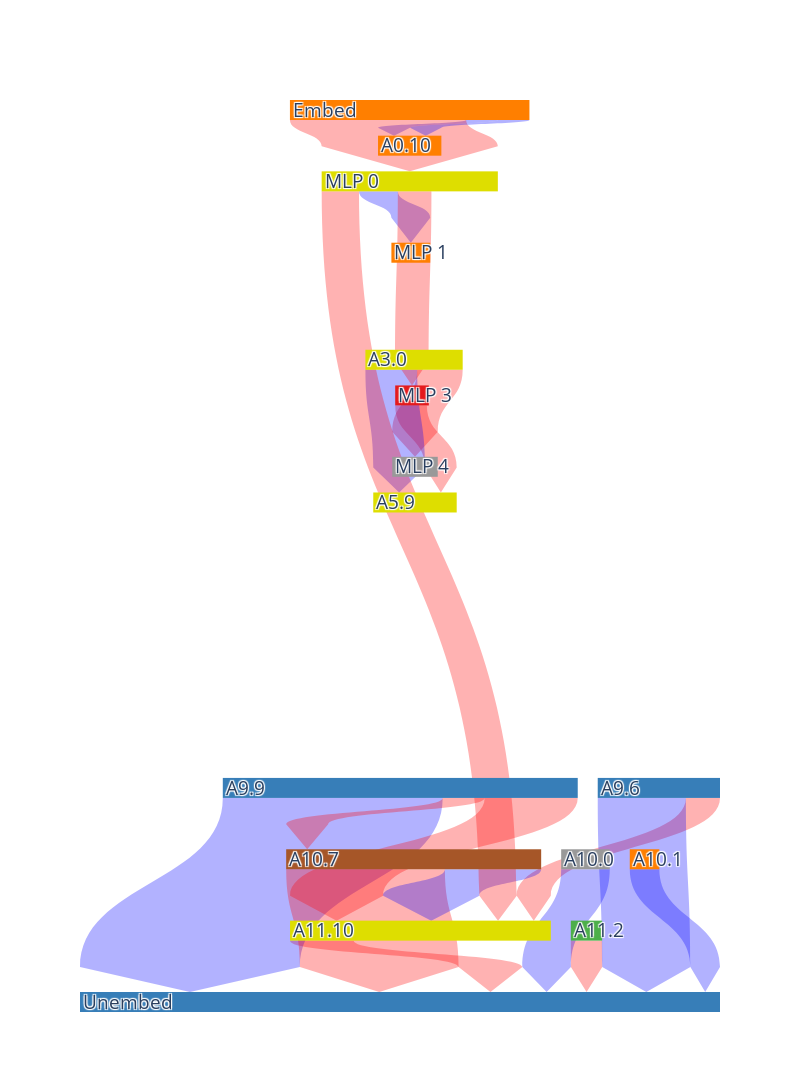

Here is the notebook cell this chart was saved with:
### Markdown cell above
# AutoCircuit algorithm

The [auto_circuit](https://github.com/UFO-101/auto-circuit) library is a companion of the paper [Transformer Circuit Faithfulness Metrics Are Not Robust](https://arxiv.org/pdf/2407.08734) by Miller et al. (2024). It introduces an automatic circuit discovery algorithm called [**Edge Patching**](https://www.lesswrong.com/posts/caZ3yR5GnzbZe2yJ3/how-to-do-patching-fast), which is an extension of the Attribution Patching algorithm to work at **edge granularity**—that is, it measures how the signal that flows *from one module of the Transformer into another* (e.g. `attn_out → mlp_in`). We compute an attribution score of an edge (see in `auto_circuit.prune_algos.mask_gradient_prune_scores`) by corrupting the output of the sender (or source) node `attn_out` and calculating the gradient of the receiver (or destination) node `mlp_in`. For a single edge $e$ we define the **edge-attribution score**: 

$$
\mathrm{attr}(e)\;=\;
\Bigl\langle
\underbrace{\frac{\partial \text{logit}}{\partial x_e}}_{\text{local sensitivity}},
\;
\underbrace{x_e^{\text{corr}}-x_e^{\text{clean}}}_{\text{patch difference}}
\Bigr\rangle ,
\tag{1}
$$

where  

* $x_e^{\text{clean}}$ is the activation on that edge clean forward pass,  
* $x_e^{\text{corr}}$ is the activation in a corrupted forward pass, and  

The attribution score of an edge is a scalar that says how much a specific connection (edge) helps or hurts the model’s answer—computed by taking the output-sensitivity (the gradient) at that edge and multiplying it by the difference between the edge’s corrupted and clean activations.

A **positive** edge-attribution score means restoring the clean activation raises the correct-token logit (the edge is *helpful*); a **negative** value means the edge pushes the model in the wrong (writes in the opposite) direction in the residual stream. For more information on how the edge attribution scores are computed see `auto_circuit.prune_algos.edge_attribution_patching_prune_scores`. 

---------

<details><summary>Edge Patching as a First-Order Taylor series:</summary>

In the paper Attribution Patching Outperforms Automated Circuit Discovery" [(Syed et al. (2023))](https://arxiv.org/abs/2310.10348), the authors introduced Edge Attribution Patching as a faster and better alternative to the ACDC algorithm [(Conmy et al., (2023)](https://arxiv.org/pdf/2304.14997) (which applies an iterative Path Patching algorithm by recursively removing edges in a top-down manner, starting from the furthest layers to the closest) which requires two forward passes per edge removal.

Let $L\bigl(x_e\bigr)$ be the scalar loss (or any monotone score of interest; Logit Diff or MSE) seen as a function of the edge activation $x_e$ while all other activations are kept at their corrupted values.  
Writing  
$$
\Delta x_e \;=\; x_e^{\text{corr}}-x_e^{\text{clean}},
$$
the **patched** loss is  
$$
\;L\bigl(x_e^{\text{clean}}+\Delta x_e\bigr).
$$


For small perturbations $\Delta x_e$ we expand $L$ around the clean point:

$$
L\bigl(x_e^{\text{clean}}+\Delta x_e\bigr)
=\;
L\bigl(x_e^{\text{clean}}\bigr)
+\;
\bigl\langle
  \nabla_{x_e}L\bigl|_{x_e^{\text{corr}}},
  \Delta x_e
\bigr\rangle
+\;
\mathcal{O}\!\bigl(\|\Delta x_e\|^{2}\bigr).
\tag{2}
$$

The term in angle brackets is exactly Eq. (1), because  
$\nabla_{x_e}L = \tfrac{\partial \text{logit}}{\partial x_e}$ for a logit-difference score.  
Therefore, up to first order,

$$
\boxed{%
\Delta L
\;=\;
L_{\text{corr}}-L_{\text{clean}}
\;\approx\;
\mathrm{attr}(e)
}\;.
$$

Higher-order (quadratic and cubic) terms vanish rapidly when the clean and corrupted activations are similar, which is why gradient × Δactivation is a good proxy for the *exact* causal patch even though it needs only **one** backward pass.

</details>

### Code cell
SAVE = False

device = torch.device("cuda" if torch.cuda.is_available() else "cpu")
tl_model = load_tl_model("gpt2", device)

root = os.getcwd()
path = repo_path_to_abs_path(os.path.join(root, 'data/ioi/ioi_vanilla_template_prompts.json'))

train_loader, test_loader = load_datasets_from_json(
    model=tl_model,
    path=path,
    device=device,
    prepend_bos=True,
    batch_size=16,
    train_test_size=(128, 128),
)

auto_model1 = patchable_model(
    tl_model,
    factorized=True,
    slice_output="last_seq",
    separate_qkv=True,
    device=device,
)

attribution_scores1: PruneScores = mask_gradient_prune_scores(
    model=auto_model1,
    dataloader=train_loader,
    official_edges=None,
    grad_function="logit",
    answer_function="avg_diff",
    mask_val=0.0,
)

fig = draw_seq_graph(
    auto_model1, attribution_scores1, score_threshold=3.5, layer_spacing=True, orientation="v"
)
if SAVE:
    fig.write_image(repo_path_to_abs_path("/home/iustin/Round_and_Round_RoPE/auto_circuit_exps/test_last_2l.png"), scale=4)

### Figure 1 — Plotly figure (JSON) as saved in the notebook; plotly's stock layout.template omitted (floating-point values rounded to 4 significant figures; data arrays with more than 128 entries replaced by an {"elided": "..."} marker saying what was removed)
{"data": [{"arrangement": "perpendicular", "domain": {"y": [0, 1]}, "link": {"arrowlen": 25, "color": ["rgba(255,0,0,0.3)", "rgba(0,0,255,0.3)", "rgba(0,0,255,0.3)", "rgba(255,0,0,0.3)", "rgba(0,0,255,0.3)", "rgba(255,0,0,0.3)", "rgba(255,0,0,0.3)", "rgba(255,0,0,0.3)", "rgba(0,0,255,0.3)", "rgba(255,0,0,0.3)", "rgba(0,0,255,0.3)", "rgba(255,0,0,0.3)", "rgba(255,0,0,0.3)", "rgba(255,0,0,0.3)", "rgba(255,0,0,0.3)", "rgba(0,0,255,0.3)", "rgba(0,0,255,0.3)", "rgba(255,0,0,0.3)", "rgba(0,0,255,0.3)", "rgba(0,0,255,0.3)", "rgba(0,255,0,0.0)", "rgba(0,255,0,0.0)", "rgba(0,255,0,0.0)", "rgba(0,255,0,0.0)", "rgba(0,255,0,0.0)", "rgba(0,255,0,0.0)", "rgba(0,255,0,0.0)", "rgba(0,255,0,0.0)", "rgba(0,255,0,0.0)", "rgba(0,255,0,0.0)", "rgba(0,255,0,0.0)", "rgba(0,255,0,0.0)", "rgba(0,255,0,0.0)", "rgba(0,255,0,0.0)", "rgba(0,255,0,0.0)", "rgba(0,255,0,0.0)", "rgba(0,255,0,0.0)", "rgba(0,255,0,0.0)", "rgba(0,255,0,0.0)", "rgba(0,255,0,0.0)", "rgba(0,255,0,0.0)", "rgba(0,255,0,0.0)", "rgba(0,255,0,0.0)", "rgba(0,255,0,0.0)", "rgba(0,255,0,0.0)", "rgba(0,255,0,0.0)", "rgba(0,255,0,0.0)", "rgba(0,255,0,0.0)", "rgba(0,255,0,0.0)", "rgba(0,255,0,0.0)", "rgba(0,255,0,0.0)", "rgba(0,255,0,0.0)", "rgba(0,255,0,0.0)", "rgba(0,255,0,0.0)", "rgba(0,255,0,0.0)", "rgba(0,255,0,0.0)", "rgba(0,255,0,0.0)", "rgba(0,255,0,0.0)", "rgba(0,255,0,0.0)", "rgba(0,255,0,0.0)", "rgba(0,255,0,0.0)", "rgba(0,255,0,0.0)", "rgba(0,255,0,0.0)", "rgba(0,255,0,0.0)", "rgba(0,255,0,0.0)", "rgba(0,255,0,0.0)", "rgba(0,255,0,0.0)", "rgba(0,255,0,0.0)", "rgba(0,255,0,0.0)", "rgba(0,255,0,0.0)", "rgba(0,255,0,0.0)", "rgba(0,255,0,0.0)", "rgba(0,255,0,0.0)", "rgba(0,255,0,0.0)", "rgba(0,255,0,0.0)", "rgba(0,255,0,0.0)", "rgba(0,255,0,0.0)", "rgba(0,255,0,0.0)", "rgba(0,255,0,0.0)", "rgba(0,255,0,0.0)", "rgba(0,255,0,0.0)", "rgba(0,255,0,0.0)", "rgba(0,255,0,0.0)", "rgba(0,255,0,0.0)", "rgba(0,255,0,0.0)", "rgba(0,255,0,0.0)", "rgba(0,255,0,0.0)", "rgba(0,255,0,0.0)", "rgba(0,255,0,0.0)", "rgba(0,255,0,0.0)", "rgba(0,255,0,0.0)", "rgba(0,255,0,0.0)", "rgba(0,255,0,0.0)", "rgba(0,255,0,0.0)", "rgba(0,255,0,0.0)", "rgba(0,255,0,0.0)", "rgba(0,255,0,0.0)", "rgba(0,255,0,0.0)", "rgba(0,255,0,0.0)", "rgba(0,255,0,0.0)", "rgba(0,255,0,0.0)", "rgba(0,255,0,0.0)", "rgba(0,255,0,0.0)", "rgba(0,255,0,0.0)", "rgba(0,255,0,0.0)", "rgba(0,255,0,0.0)", "rgba(0,255,0,0.0)", "rgba(0,255,0,0.0)", "rgba(0,255,0,0.0)", "rgba(0,255,0,0.0)", "rgba(0,255,0,0.0)", "rgba(0,255,0,0.0)", "rgba(0,255,0,0.0)", "rgba(0,255,0,0.0)", "rgba(0,255,0,0.0)", "rgba(0,255,0,0.0)", "rgba(0,255,0,0.0)", "rgba(0,255,0,0.0)"], "label": ["A11.10->Resid End<br>None<br>-7.83", "MLP 0->MLP 1<br>None<br>4.77", "A9.9->Resid End<br>None<br>27.00", "MLP 3->A5.9.Q<br>None<br>-3.89", "Resid Start->A0.10.Q<br>None<br>3.93", "A9.9->A11.10.Q<br>None<br>-11.43", "A9.6->A11.10.Q<br>None<br>-4.19", "A3.0->MLP 4<br>None<br>-5.59", "A3.0->A5.9.Q<br>None<br>6.36", "A9.9->A10.7.Q<br>None<br>-5.16", "A10.1->Resid End<br>None<br>3.63", "A11.2->Resid End<br>None<br>-3.85", "Resid Start->MLP 0<br>None<br>-21.64", "MLP 0->MLP 3<br>None<br>-4.13", "A10.7->Resid End<br>None<br>-19.49", "A10.7->A11.10.Q<br>None<br>11.82", "A10.0->Resid End<br>None<br>5.97", "MLP 0->A11.10.K<br>None<br>-4.58", "A9.6->Resid End<br>None<br>10.83", "Resid Start->A0.10.K<br>None<br>3.85", "", "", "", "", "", "", "", "", "", "", "", "", "", "", "", "", "", "", "", "", "", "", "", "", "", "", "", "", "", "", "", "", "", "", "", "", "", "", "", "", "", "", "", "", "", "", "", "", "", "", "", "", "", "", "", "", "", "", "", "", "", "", "", "", "", "", "", "", "", "", "", "", "", "", "", "", "", "", "", "", "", "", "", "", "", "", "", "", "", "", "", "", "", "", "", "", "", ""], "source": [4, 151, 14, 122, 157, 14, 78, 117, 117, 14, 154, 9, 157, 151, 28, 28, 147, 151, 78, 157, 157, 157, 157, 157, 157, 84, 84, 84, 84, 84, 84, 151, 151, 151, 151, 151, 30, 30, 92, 92, 62, 62, 156, 156, 156, 117, 117, 117, 117, 122, 122, 122, 12, 12, 60, 60, 60, 21, 21, 21, 133, 133, 11, 11, 153, 153, 0, 0, 152, 152, 22, 22, 1, 1, 1, 1, 1, 1, 14, 14, 78, 14, 78, 14, 150, 150, 150, 150, 150, 150, 28, 154, 28, 28, 147, 28, 19, 19, 19, 19, 19, 19, 19, 4, 4, 4, 9, 4, 4, 4, 87, 87, 87, 87, 87, 87, 87, 87], "target": [141, 92, 141, 21, 84, 4, 4, 60, 21, 28, 141, 141, 151, 122, 141, 4, 141, 4, 141, 84, 84, 84, 84, 84, 84, 151, 151, 151, 151, 151, 151, 30, 30, 30, 30, 30, 92, 92, 62, 62, 156, 156, 117, 117, 117, 122, 122, 122, 122, 12, 12, 12, 60, 60, 21, 21, 21, 133, 133, 133, 11, 11, 153, 153, 0, 0, 152, 152, 22, 22, 1, 1, 14, 14, 14, 78, 14, 78, 150, 150, 150, 150, 150, 150, 28, 28, 154, 28, 28, 147, 19, 19, 19, 19, 19, 19, 4, 4, 4, 4, 9, 4, 4, 87, 87, 87, 87, 87, 87, 87, 141, 141, 141, 141, 141, 141, 141, 141], "value": [7.827, 4.77, 27.0, 3.889, 3.93, 11.43, 4.189, 5.59, 6.358, 5.156, 3.634, 3.848, 21.64, 4.128, 19.49, 11.82, 5.968, 4.582, 10.83, 3.848, 1e-06, 1e-06, 1e-06, 1e-06, 1e-06, 1e-06, 1e-06, 1e-06, 1e-06, 1e-06, 1e-06, 1e-06, 1e-06, 1e-06, 1e-06, 1e-06, 1e-06, 1e-06, 1e-06, 1e-06, 1e-06, 1e-06, 1e-06, 1e-06, 1e-06, 1e-06, 1e-06, 1e-06, 1e-06, 1e-06, 1e-06, 1e-06, 1e-06, 1e-06, 1e-06, 1e-06, 1e-06, 1e-06, 1e-06, 1e-06, 1e-06, 1e-06, 1e-06, 1e-06, 1e-06, 1e-06, 1e-06, 1e-06, 1e-06, 1e-06, 1e-06, 1e-06, 1e-06, 1e-06, 1e-06, 1e-06, 1e-06, 1e-06, 1e-06, 1e-06, 1e-06, 1e-06, 1e-06, 1e-06, 1e-06, 1e-06, 1e-06, 1e-06, 1e-06, 1e-06, 1e-06, 1e-06, 1e-06, 1e-06, 1e-06, 1e-06, 1e-06, 1e-06, 1e-06, 1e-06, 1e-06, 1e-06, 1e-06, 1e-06, 1e-06, 1e-06, 1e-06, 1e-06, 1e-06, 1e-06, 1e-06, 1e-06, 1e-06, 1e-06, 1e-06, 1e-06, 1e-06, 1e-06]}, "node": {"color": {"elided": "158 str values"}, "label": {"elided": "158 str values"}, "line": {"width": 0}}, "orientation": "v", "type": "sankey"}], "layout": {"height": 1300, "plot_bgcolor": "blue", "width": 800}}
